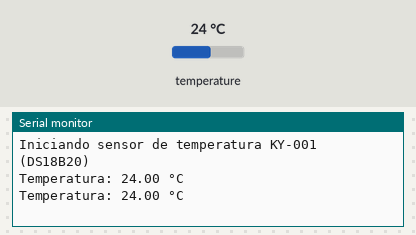
The sketch below on a simulated Arduino Uno, built with avr-gcc and run on an emulated ATmega328P. On the bench: the last lines printed to the serial monitor. The inputs (shaded band) are chosen by the test bench; at power-on: temperature 24 °C.

Above: at 3.3 s.
3.4 s: temperature set to 12 °C
At 5.0 s:
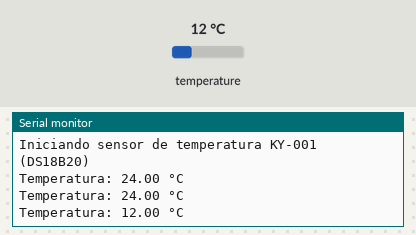
5.9 s: temperature set to 19 °C
At 7.4 s:
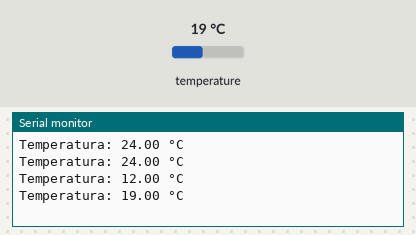
Timing chart, 0 to 8.9 s (numbered marks = the images above; inputs shaded):
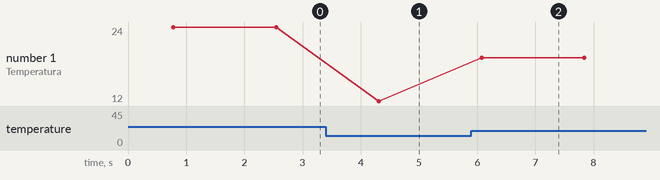

The sketch:

Sensor_de_temperatura.ino
```cpp
// Incluimos las librerías necesarias
#include <OneWire.h> // son las que instalaremos
#include <DallasTemperature.h>

// Definimos el pin donde conectamos el cable de datos del sensor que es la señal
#define ONE_WIRE_BUS 2

// Configuramos la instancia para el bus 1-Wire
OneWire oneWire(ONE_WIRE_BUS);

// Pasamos la referencia del bus 1-Wire al sensor
// estas librerias hacen todo el proceso de conversion, y el codigo no es tan extenso
DallasTemperature sensors(&oneWire);

void setup() {
  Serial.begin(9600);      // Iniciamos comunicación serial a 9600 baudios
  Serial.println("Iniciando sensor de temperatura KY-001 (DS18B20)");
  sensors.begin();         // Inicializamos el sensor de temperatura
}

void loop() {
  // Solicitamos una lectura de temperatura al sensor
  sensors.requestTemperatures();

  // Obtenemos la temperatura en grados Celsius del primer dispositivo (índice 0)
  // El DS18B20 puede medir de -55°C a +125°C con precisión de ±0.5°C
  float tempC = sensors.getTempCByIndex(0);

  // Mostramos los resultados por el monitor serial
  Serial.print("Temperatura: ");
  Serial.print(tempC);
  Serial.println(" °C");

  delay(1000);  // Esperamos 1 segundo entre lecturas
}
```

Measured:
- after the input at 3.4 s, the serial monitor: prints a new line after 0.91 s (image 1)
- after the input at 5.9 s, the serial monitor: prints a new line after 0.17 s (image 2)
- plotted number 1: 24 → 12 after the input at 3.4 s, 12 → 19 after the input at 5.9 s
